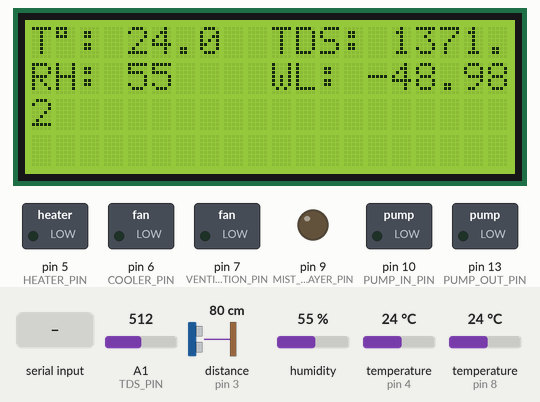
Recording of a sketch running on a simulated Arduino Uno, built with avr-gcc and run on an emulated ATmega328P. On the bench: 20×4 character LCD, switched loads named in the sketch (green lamp = pin HIGH), output pins drawn as LEDs (lit = HIGH). Wiring (inferred from the names in the program): ultrasonic range finder: trigger pin 2; echo pin 3. Inputs (shaded band) come from the test bench; at power-on: distance to the obstacle (sensor on pin 3) 80 cm, humidity 55 %, temperature (sensors on pin 8, pin 4) 24 °C, A1 (TDS_PIN) = 512. The echo pulse lasts 58.3 µs per cm; pins used as bus, display or sensor lines are not drawn; what the sketch prints to the serial monitor is not drawn.

Above: at 1.5 s.
1.6 s: "1\n" received over Serial
At 3.8 s:
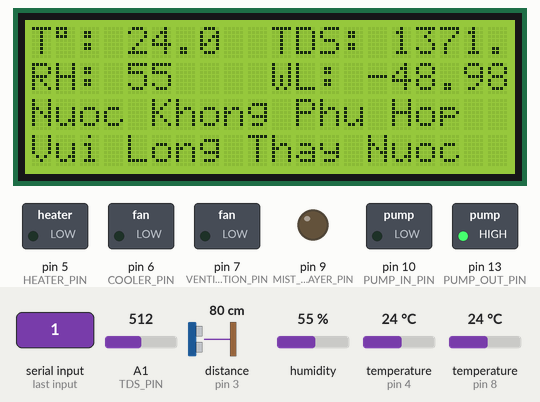
9.9 s: distance to the obstacle (sensor on pin 3) set to 250 cm
At 12.5 s:
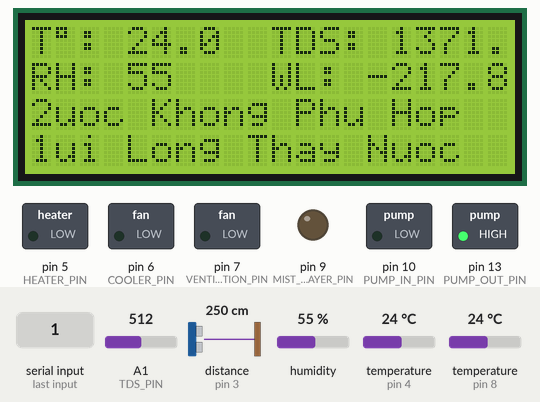
19.0 s: humidity set to 22 %
At 20.7 s:
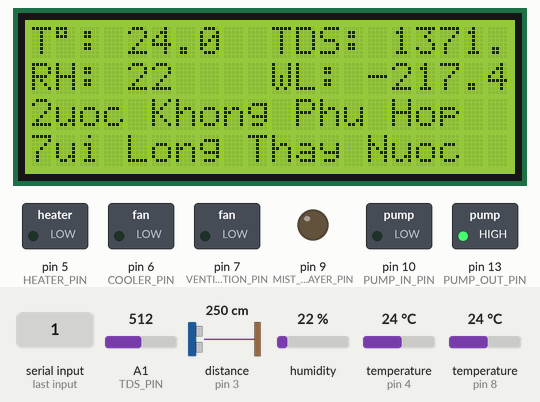
26.8 s: temperature (sensor on pin 8) set to 12 °C
At 27.7 s:
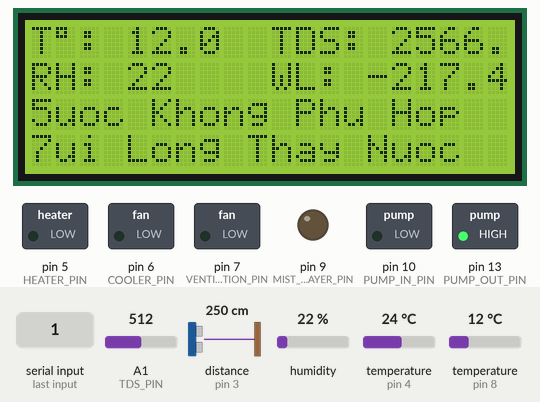
32.4 s: A1 (TDS_PIN) set to 829
At 33.7 s:
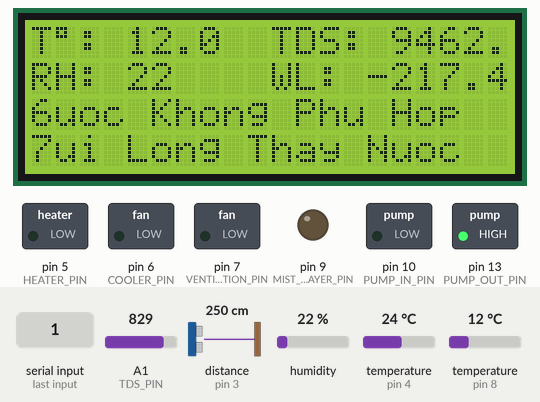
34.3 s: A1 (TDS_PIN) set to 861
At 35.9 s:
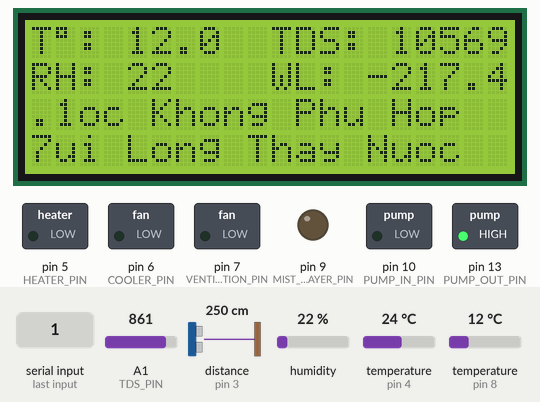
Timing chart, 0 to 37.4 s (numbered marks = the images above; inputs shaded):
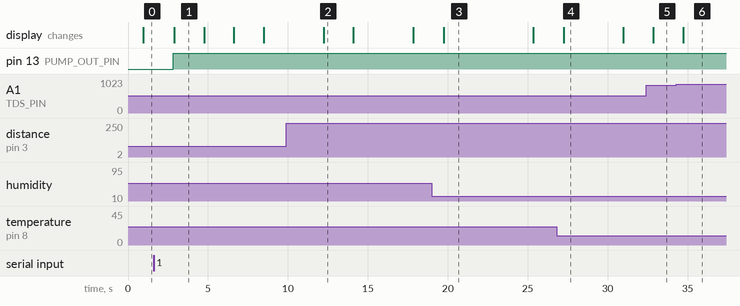

Measured:
- the behaviour switches between 844 and 845 on A1 (TDS_PIN) (found by bisection; images 5 and 6)
- after the input at 1.6 s, pin 13 (PUMP_OUT_PIN): LOW → HIGH after 1.2 s; the display: changes after 1.3 s (image 1)
- after the input at 9.9 s, the display: changes after 2.3 s (image 2)
- after the input at 19.0 s, the display: changes after 0.74 s (image 3)
- after the input at 26.8 s, the display: changes after 0.44 s (image 4)
- after the input at 32.4 s, the display: changes after 0.45 s (image 5)
- after the input at 34.3 s, the display: changes after 0.44 s (image 6)

The sketch:

arduino_uno.ino
```cpp
#define DISTANCE_TRIG_PIN 2
#define DISTANCE_ECHO_PIN 3
#define DHT_PIN 4
#define HEATER_PIN 5
#define COOLER_PIN 6
#define VENTILATION_PIN 7
#define TEMPERATURE_PIN 8
#define MIST_SPRAYER_PIN 9
#define PUMP_IN_PIN 10
#define PUMP_OUT_PIN 13
#define TDS_PIN A1
#define VREF 5.0
#define BAUD_RATE 115200
#define LOOP_DELAY 1000

#include <DHT.h>
#include <Wire.h>
#include <OneWire.h>
#include <DallasTemperature.h>
#include <LiquidCrystal_I2C.h>
#include <ArduinoJson.h>

DHT dht(DHT_PIN, DHT11);
OneWire oneWire(TEMPERATURE_PIN);
DallasTemperature temperatureSensor(&oneWire);
LiquidCrystal_I2C lcdDisplay(0x27, 20, 4);

String jsonInput;
float waterTankHeight = 30.0;
float waterLevel = 0;
float temperature = 0;
float tdsLevel = 0;
float humidity = 0;

int pumpIn = 0;
int pumpOut = 0;
int cooler = 0;
int heater = 0;
int tdsPlants = 0;
int tdsFishes = 0;
int mistSprayer = 0;
int ventilation = 0;

void setup () {
    Serial.begin(BAUD_RATE);

    dht.begin();
    lcdDisplay.init();
    lcdDisplay.backlight();

    pinMode(DISTANCE_TRIG_PIN, OUTPUT);
    pinMode(DISTANCE_ECHO_PIN, INPUT);
    pinMode(TDS_PIN, INPUT);

    pinMode(PUMP_IN_PIN, OUTPUT);
    pinMode(PUMP_OUT_PIN, OUTPUT);
    pinMode(COOLER_PIN, OUTPUT);
    pinMode(HEATER_PIN, OUTPUT);
    pinMode(VENTILATION_PIN, OUTPUT);
    pinMode(MIST_SPRAYER_PIN, OUTPUT);
}

void loop() {
    waterLevel = waterTankHeight - getDistanceToWaterSurface();
    temperature = getWaterTemperature();
    tdsLevel = getWaterTdsValue();
    humidity = getEnvironmentHumidity();
    // waterLevel = 26.687;
    // temperature = 31.6875;
    // tdsLevel = 72;
    // humidity = 56.54631;
    printJsonObjectToSerial (waterLevel, temperature, tdsLevel, humidity);
    displaySensorsMessage(waterLevel, temperature, tdsLevel, humidity);

    while (Serial.available()) {
        jsonInput = Serial.readStringUntil('\n');
        delay(20);
    }

    if (jsonInput.length() > 0) {
        parseJsonObjectFromSerial(jsonInput);

        digitalWrite(PUMP_OUT_PIN, pumpOut == 1 ? LOW : HIGH);
        digitalWrite(PUMP_IN_PIN, pumpIn == 1 ? HIGH : LOW);
        digitalWrite(COOLER_PIN, cooler == 1 ? HIGH : LOW);
        digitalWrite(HEATER_PIN, heater == 1 ? HIGH : LOW);
        digitalWrite(VENTILATION_PIN, ventilation == 1 ? HIGH : LOW);
        digitalWrite(MIST_SPRAYER_PIN, mistSprayer == 1 ? HIGH : LOW);

        displayTdsMessage(tdsLevel);

        jsonInput = "";
    }

    delay(LOOP_DELAY);
}

float getWaterTemperature () {
    temperatureSensor.requestTemperatures();

    float celsius = temperatureSensor.getTempCByIndex(0);

    return celsius;
}

float getWaterTdsValue() {
    float rawEc = analogRead(TDS_PIN) * VREF / 1023.0;
    float temperatureCoefficient = 1.0 + 0.02 * (temperature - 25.0);
    float volatge = rawEc / temperatureCoefficient;
    float totalDissolvedSolids = (133.42 * volatge * volatge * volatge - 255.86 * volatge * volatge + 857.39 * volatge) * 0.5;

    return totalDissolvedSolids;
}

float getDistanceToWaterSurface () {
    digitalWrite(DISTANCE_TRIG_PIN, LOW);
    delayMicroseconds(2);
    digitalWrite(DISTANCE_TRIG_PIN, HIGH);
    delayMicroseconds(10);
    digitalWrite(DISTANCE_TRIG_PIN, LOW);

    long duration = pulseIn(DISTANCE_ECHO_PIN, HIGH);
    float distance = (duration * 0.034) / 2;

    return distance;
}

float getEnvironmentHumidity () {
    float envHumidity = dht.readHumidity();

    return envHumidity;
}

void displayMessageToLCD (int row, String message) {
    if (row < 0 || row > 3) return;

    lcdDisplay.setCursor(0, row);
    lcdDisplay.print("                    ");
    lcdDisplay.setCursor(0, row);
    lcdDisplay.print(message);
}

void displaySensorsMessage (float waterLevel, float temperature, float tdsLevel, float humidity) {
    String line1 = "T";
    line1 += (char)223;
    line1 += ": " + String(temperature, 1) + "  TDS: " + String(tdsLevel, 1);

    String line2 = "RH: " + String(roundf(humidity)) + "    WL: " + String(waterLevel, 2);

    displayMessageToLCD(0, line1);
    displayMessageToLCD(1, line2);
}

void displayTdsMessage (float tdsLevel) {
    if (tdsPlants == 1 && tdsFishes == 1) {
        displayMessageToLCD(2, "Ca Nuoc Ngot: Tot");
        displayMessageToLCD(3, "Cay Thuy Sinh: Tot");
    }

    if (tdsPlants == 1 && tdsFishes == 0) {
        displayMessageToLCD(2, "Ca Nuoc Ngot: Kem");
        displayMessageToLCD(3, "Cay Thuy Sinh: Tot");
    }

    if (tdsPlants == 0 && tdsFishes == 1) {
        displayMessageToLCD(2, "Ca Nuoc Ngot: Tot");
        displayMessageToLCD(3, "Cay Thuy Sinh: Kem");
    }

    if (tdsPlants == 0 && tdsFishes == 0) {
        displayMessageToLCD(2, "Nuoc Khong Phu Hop");

        if (tdsLevel <= 100) {
            displayMessageToLCD(3, "Can Them Dinh Duong");
        } else {
            displayMessageToLCD(3, "Vui Long Thay Nuoc");
        }
    }
}

void printJsonObjectToSerial (float waterLevel, float temperature, float tdsLevel, float humidity) {
    StaticJsonDocument<200> doc;
    String jsonOutput;

    doc["waterLevel"] = roundf(waterLevel * 100) / 100.0;
    doc["temperature"] = roundf(temperature * 100) / 100.0;
    doc["tdsLevel"] = roundf(tdsLevel * 100) / 100.0;
    doc["humidity"] = roundf(humidity * 100) / 100.0;

    serializeJson(doc, jsonOutput);
    Serial.println(jsonOutput);
}

void parseJsonObjectFromSerial (const String& jsonInput) {
    // Serial.println(jsonInput);

    StaticJsonDocument<200> doc;
    DeserializationError error = deserializeJson(doc, jsonInput);

    if (error) return;

    if (doc.containsKey("pumpIn")) pumpIn = doc["pumpIn"];
    if (doc.containsKey("pumpOut")) pumpOut = doc["pumpOut"];
    if (doc.containsKey("cooler")) cooler = doc["cooler"];
    if (doc.containsKey("heater")) heater = doc["heater"];
    if (doc.containsKey("tdsPlants")) tdsPlants = doc["tdsPlants"];
    if (doc.containsKey("tdsFishes")) tdsFishes = doc["tdsFishes"];
    if (doc.containsKey("mistSprayer")) mistSprayer = doc["mistSprayer"];
    if (doc.containsKey("ventilation")) ventilation = doc["ventilation"];
}
```
